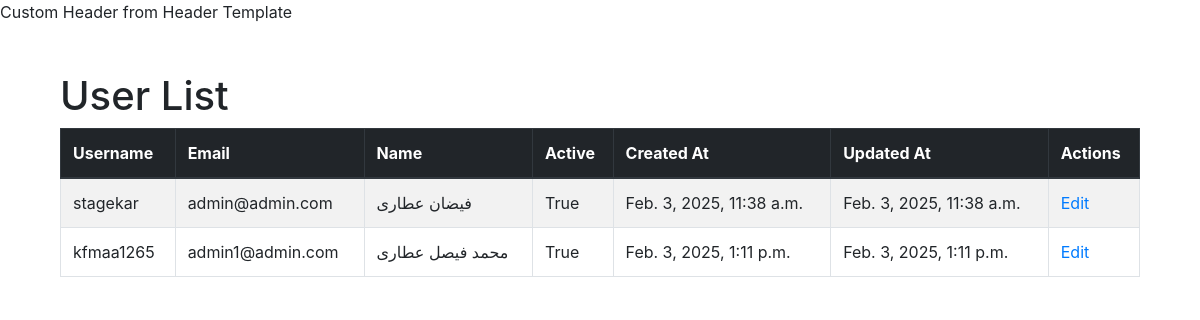
The app's page /daraz/dashboard/, older data.
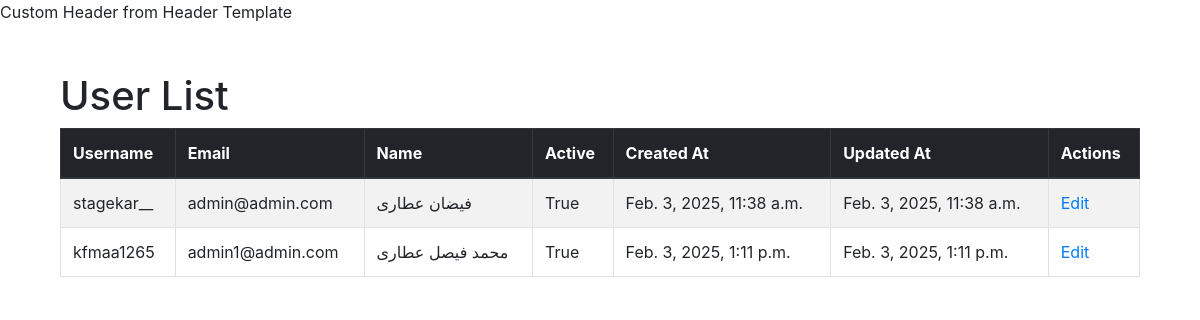
The same page, newer data.
### daraz/models.py (models this page shows, shortened)
class User(models.Model):
    username   = models.CharField(max_length=30, unique=True)
    email      = models.EmailField(unique=True)
    name       = models.CharField(max_length=30, blank=True)
    password   = models.CharField(max_length=150)
    is_active  = models.BooleanField(default=True)
    created_at = models.DateTimeField(auto_now_add=True)
    updated_at = models.DateTimeField(auto_now=True)
    class Meta:
        db_table = "daraz_login"

### daraz/views/UserView.py (the view)
# urls.py: path('dashboard/', view=userList, name="dashboard"),
def userList(request):
    user_list = User.objects.values()
    user_list = list(user_list)
    return render(request, 'user/user_list.html', {'user_list': user_list})

### daraz/templates/User/user_list.html (shortened to what this page needs)
{% extends "layout/layout.html" %}
{% block content %}
<div class="container mt-5">
    <h1>User List</h1>
    <table class="table table-striped table-bordered">
        <thead class="thead-dark">
            <tr>
                <th>Username</th>
                <th>Email</th>
                <th>Name</th>
                <th>Active</th>
                <th>Created At</th>
                <th>Updated At</th>
                <th>Actions</th>
            </tr>
        </thead>
        <tbody>
            {% for user in user_list %}
                <tr>
                    <td>{{ user.username }}</td>
                    <td>{{ user.email }}</td>
                    <td>{{ user.name }}</td>
                    <td>{{ user.is_active }}</td>
                    <td>{{ user.created_at }}</td>
                    <td>{{ user.updated_at }}</td>
                    <td><a href="{% url 'edit_user' user.id %}" >Edit</a></td>
                </tr>
            {% endfor %}
        </tbody>
    </table>
</div>
{% endblock %}

### templates/layout/layout.html (shortened to what this page needs)
{% load static %}
<!DOCTYPE html>
<html lang="en">
<head>
    <link rel="stylesheet" href="{% static 'custom/css/style.css' %}">
    <link rel="stylesheet" href="{% static 'bootstrap/css/bootstrap.min.css' %}"></link>
</head>
<body>
    {% include "layout/header.html" %}
    <div class="container">
        {% block content %}{% endblock %}
    </div>
</body>
</html>

### templates/layout/header.html
<header>
    Custom Header from Header Template
</header>

### static/custom/css/style.css (style rules this page uses)
h1 { color: red }

Row changes from the older to the newer data that the page shows:
changed User "admin@admin.com": username "stagekar" → "stagekar__"
